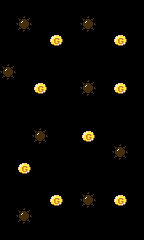

Tiled map render using the project's own tile images. Description and the whole map definition, tile-layer contents included, below:
An orthogonal 9x15 tile map with 16x16 px tiles, 1 tile layer (map).

<map version="1.0" orientation="orthogonal" renderorder="right-down" width="9" height="15" tilewidth="16" tileheight="16" nextobjectid="1">
 <tileset firstgid="1" name="tileset" tilewidth="16" tileheight="16" tilecount="64" columns="8">
  <image source="tileset.png" width="128" height="128" />
 </tileset>
 <layer name="map" width="9" height="15">
  <data encoding="csv">
0,0,0,0,0,0,0,0,0,
0,1,0,0,0,1,0,0,0,
0,0,0,25,0,0,0,25,0,
0,0,0,0,0,0,0,0,0,
1,0,0,0,0,0,0,0,0,
0,0,25,0,0,1,0,25,0,
0,0,0,0,0,0,0,0,0,
0,0,0,0,0,0,0,0,0,
0,0,1,0,0,25,0,0,0,
0,0,0,0,0,0,0,1,0,
0,25,0,0,0,0,0,0,0,
0,0,0,0,0,0,0,0,0,
0,0,0,25,0,1,0,25,0,
0,1,0,0,0,0,0,0,0,
0,0,0,0,0,0,0,0,0
</data>
 </layer>
</map>
